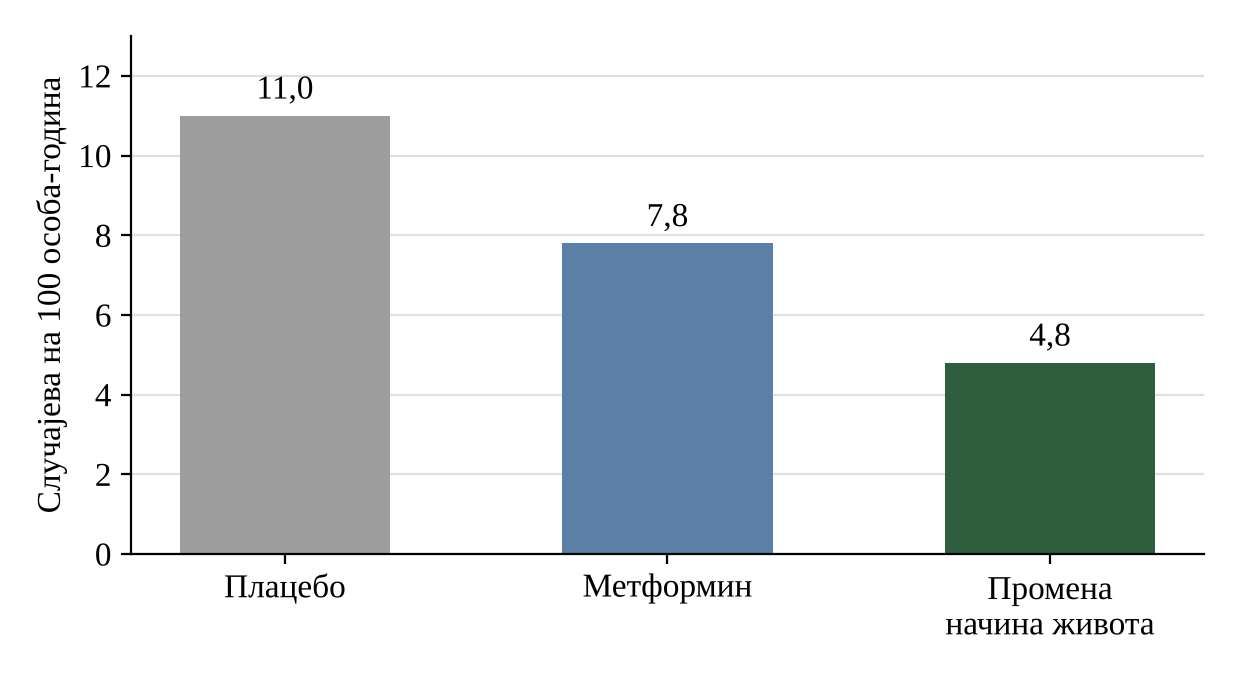

Python code for this plot:
# Slika 1: incidencija dijabetesa tipa 2 u studiji DPP (Knowler et al., 2002)
import matplotlib
matplotlib.use("Agg")
import matplotlib.pyplot as plt

plt.rcParams.update({"font.family": "Liberation Serif", "font.size": 12})
grupe = ["Плацебо", "Метформин", "Промена\nначина живота"]
vrednosti = [11.0, 7.8, 4.8]
boje = ["#9e9e9e", "#5b7fa6", "#2e5e3e"]

fig, ax = plt.subplots(figsize=(6.2, 3.4), dpi=200)
bars = ax.bar(grupe, vrednosti, color=boje, width=0.55)
for b, v in zip(bars, vrednosti):
    ax.text(b.get_x() + b.get_width() / 2, v + 0.25, f"{v:.1f}".replace(".", ","),
            ha="center", va="bottom", fontsize=12)
ax.set_ylabel("Случајева на 100 особа-година")
ax.set_ylim(0, 13)
ax.spines[["top", "right"]].set_visible(False)
ax.yaxis.grid(True, color="#e0e0e0", linewidth=0.8)
ax.set_axisbelow(True)
fig.tight_layout()
fig.savefig("slika1.png")
print("ok")
